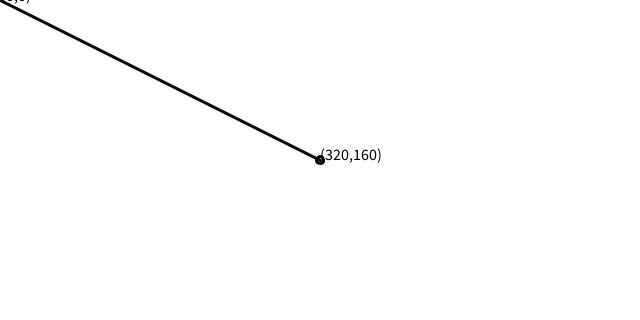
Frame 1 (no input)
Frame 60 (the mouse pressed at the canvas centre just before this capture): identical to frame 1, image omitted
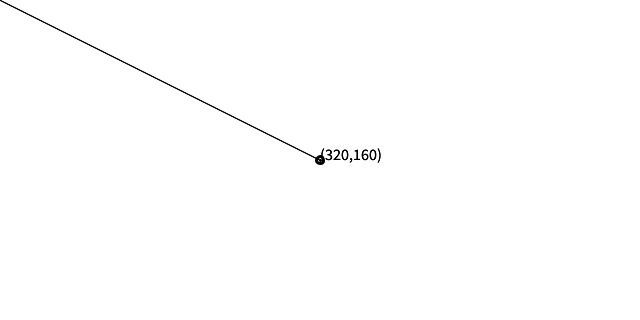
Frame 120 (the mouse held since frame 60 and released just before this capture)

The Processing sketch that drew these frames (run headless with seeded random() and noise(); from frame 60 on, the mouse is pressed at the canvas centre):

// Processing sketch: vectores
// ── vectores.pde
int cx, cy;

void setup() {
  size(640, 320);
  cx = int(width/2);
  cy = int(height/2);
}

void draw() {
  background(255);

  stroke(0);

  strokeWeight(1);
  line(0, 0, mouseX, mouseY);
  line(0, 0, cx, cy);


  strokeWeight(3);
  noFill();

  translate(cx, cy);
  ellipse(0, 0, 7, 7);

  PVector mouse = new PVector(mouseX, mouseY);
  PVector center = new PVector(cx, cy);

  fill(0);
  textSize(16);
  text("("+cx+","+cy+")", 0, 0);

  println((mouse.x - center.x) +", "+ (mouse.y - center.y));

  //mouse.add(center); // Suma el vector center al vector mouse.
  mouse.sub(center); // Resta el vector center del vector mouse.
  mouse.mult(1); // Cambia la escala del vector.

  //float m = mouse.mag(); // Devuelve la magnitud del vector.
  //fill(0, 255, 0);
  //rect(0, 0, m, 10);

  //mouse.normalize(); // Cambia la magnitud del vector a 1.

  fill(0);
  text("("+mouseX+","+mouseY+")", mouse.x, mouse.y);

  line(0, 0, mouse.x, mouse.y);
}
